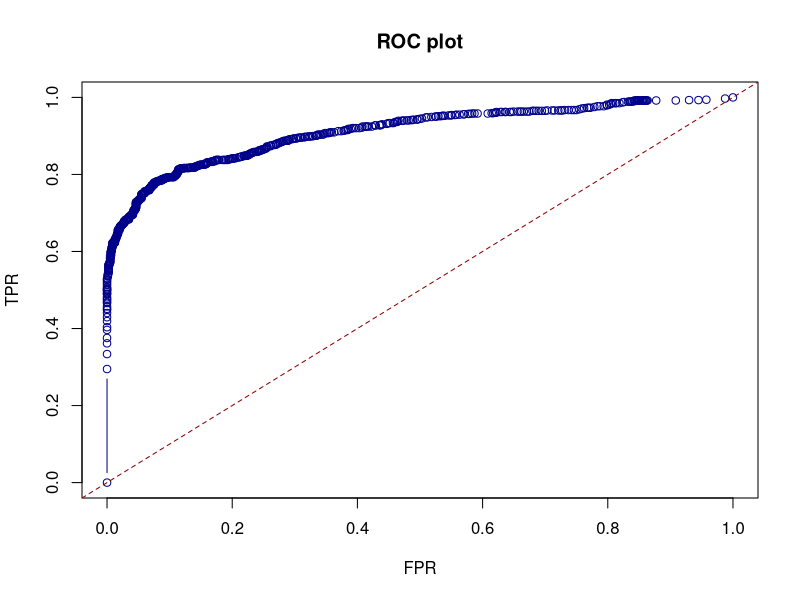
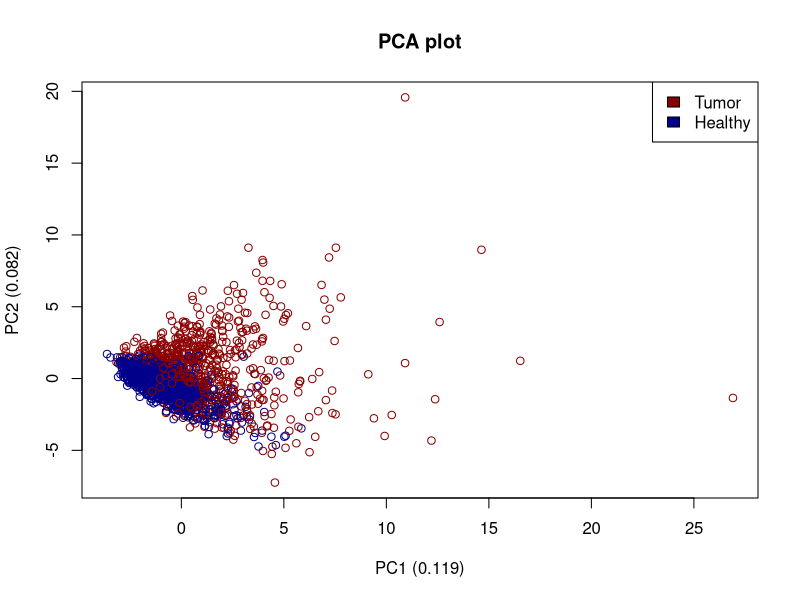
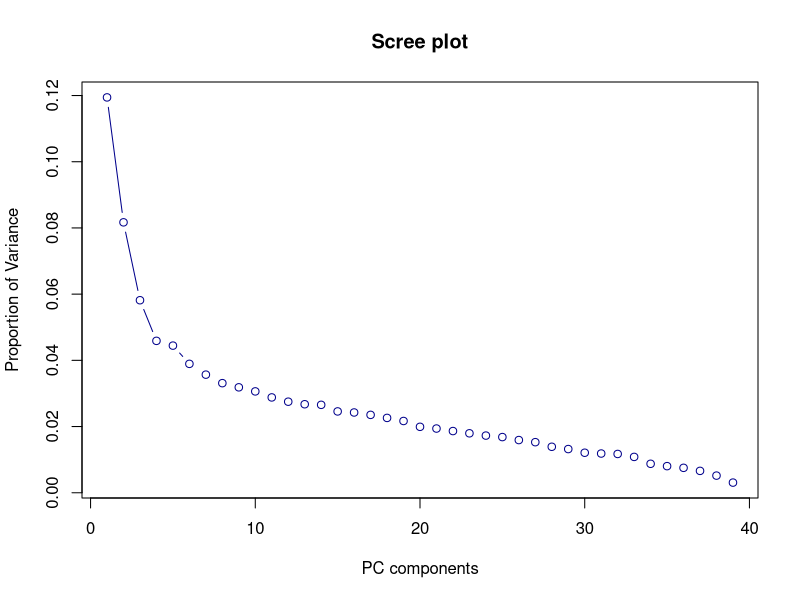

These charts were generated, in order, by the following R code:
#################################################
### COURSE: Genes, Bioinformatics and Disease ###
### COURSE CODE: 900255SCIY                   ###
### PRACTICAL: Tumor Detection                ###
### AUTHOR: Josemari Urtasun Elizari          ###
### LAST MODIFIED: 10/03/2025                 ###
#################################################

### Documentation (1-ROC plot, 2-plot in r, 3-PCA, 4-KNN with class. 5-KNN with caret, class, etc.):
#https://developers.google.com/machine-learning/crash-course/classification/roc-and-auc
#https://r-coder.com/plot-r/
#https://www.r-bloggers.com/2021/05/principal-component-analysis-pca-in-r/
#https://www.geeksforgeeks.org/k-nn-classifier-in-r-programming/
#https://www.datacamp.com/tutorial/k-nearest-neighbors-knn-classification-with-r-tutorial

### Libraries.
library(caret)
library(class)


### Functions.
# Function to split dataset. Inputs are a dataframe and the split value (between 0 and 1). Outputs are train set and test set.
splitdata <- function(dataframe, splitperc){
  
  # Use the input value to get the row number to split the dataframe.
  rowsplit <- round(nrow(dataframe) * splitperc)
  
  # Split train from test set.
  trainset <- dataframe[1:rowsplit,]
  testset <- dataframe[(rowsplit + 1):nrow(dataframe),]
  
  # Return sets.
  return(list(trainset = trainset, testset = testset))  
}
# This can also be done with caret function createDataPartition() from caret (balanced) or sampleSplit() from caTools (random).


# Function to scale with min-max.
minmax <- function(dataframe){
  
  # Make new dataframe to modify.
  scaled_dataframe <- dataframe
  
  # Loop through columns and get minimum and maximum value.
  for (column in 1:ncol(scaled_dataframe)){
    min_val <- min(scaled_dataframe[, column])
    max_val <- max(scaled_dataframe[, column])
    
    # Loop through rows and substract min then divide by difference of max and min.
    for (row in 1:nrow(scaled_dataframe)){
      scaled_dataframe[row, column] <- (scaled_dataframe[row, column] - min_val) / (max_val - min_val)
    }
  }
  
  # Return scaled dataframe.
  return(scaled_dataframe)
}
# The two functions below can be done simply with base R: scale(x, center = TRUE, scale = TRUE).
# Function to center a dataframe by subtracting the mean of each column.
center <- function(dataframe){
  
  # Make new dataframe to modify.
  center_dataframe <- dataframe
  
  # Loop through columns and get the mean of each column.
  for (column in 1:ncol(center_dataframe)){
    imean <- mean(center_dataframe[,column])
    
    # Loop through rows and substract the mean from each element.
    for (row in 1:nrow(center_dataframe)){
      center_dataframe[row,column] <- center_dataframe[row,column] - imean
    }
  }
  
  # Return centered dataframe.
  return(center_dataframe)
}
# Function to scale the data to z-scores (dividing by the standard deviation on each column).
zscore <- function(dataframe){
  
  # Make new dataframe to modify.
  scaled_datagrame <- dataframe
  
  # Loop through columns and get the mean of each column.
  for (column in 1:ncol(scaled_datagrame)){
    isd <- sd(scaled_datagrame[,column])
    
    # Loop through rows and substract the mean from each element.
    for (row in 1:nrow(scaled_datagrame)){
      scaled_datagrame[row,column] <- scaled_datagrame[row,column] / isd
    }
  }
  
  # Return centered dataframe.
  return(scaled_datagrame)
  
}
# This functions can also be done with preProcess() from caret and set the method = "range"/"scale"/"center".


### Data.
setwd("C:/Users/zir826/Desktop/2024-25/AUC/Practicals/TumorDetection")
inputfile <- as.data.frame(read.csv("Table_S6.csv"))


###########
### ROC ###
###########

# Sort the data by decreasing order of prediction value.
rocdf <- inputfile[order(inputfile$CancerSEEK.Logistic.Regression.Score, decreasing = TRUE),]
# Get unique prediction values to use as thresholds.
unique_vals <- unique(rocdf$CancerSEEK.Logistic.Regression.Score)

# Make vectors to store TPR and FPR. Add 0 because is not a value on the dataset.
TPR <- c(0)
FPR <- c(0)

# Loop through the unique values, using each of them as a threshold.
for (threshold in unique_vals){
  
  # Calculate TP, FP, TN, FN.
  TP <- sum(rocdf$Tumor.type != "Normal" & rocdf$CancerSEEK.Logistic.Regression.Score >= threshold)
  FP <- sum(rocdf$Tumor.type == "Normal" & rocdf$CancerSEEK.Logistic.Regression.Score >= threshold)
  TN <- sum(rocdf$Tumor.type == "Normal" & rocdf$CancerSEEK.Logistic.Regression.Score < threshold)
  FN <- sum(rocdf$Tumor.type != "Normal" & rocdf$CancerSEEK.Logistic.Regression.Score < threshold)
  
  # Calculate tpr and fpr for current threshold.
  tpr <- TP / (TP + FN)
  fpr <- FP / (FP + TN)
  # Append to the TPR and FPR vectors.
  TPR <- c(TPR, tpr)
  FPR <- c(FPR, fpr)
}

# Plot the ROC plot.
plot(FPR, TPR, type = "b", col = "darkblue", main = "ROC plot")
abline(0,1, col = "darkred", lty = 2) # Diagonal with intercept y = 0 and slope of 1. Lty = 2 for dashed line.


###########
### KNN ###
###########

### Step 1: Preprocessing data.
# Remove all rows with NA values.
cleandata <- inputfile[complete.cases(inputfile),]
rownames(cleandata) <- paste0("sample", 1:nrow(cleandata))
# Remove metadata for machine learning.
cleandata <- cleandata[,5:ncol(cleandata)]
# Improvement --> remove or limit extreme outliers to not bias the model.
#####

### Step 2: Split dataset.
# Separate train and test with function from caret. This keeps class balance between train and testset. 
set.seed(123)
split <- createDataPartition(cleandata$CancerSEEK.Test.Result, p = 0.8, list = FALSE) # list false makes a vector of rows.
trainset <- cleandata[split,]
testset <- cleandata[-split,]
# Improvements --> modify split ratio depending on data. Use sampleSplit() from caTools for a total random split without balance check. 

# Separate features and labels.
train_features <- trainset[, -c(ncol(trainset)-1, ncol(trainset))]
train_labels <- trainset[, ncol(trainset)]
test_features <- testset[, -c(ncol(testset)-1, ncol(testset))]
test_labels <- testset[, ncol(testset)]

### Step 3: Center and scale/normalize.
# Get scaling values from training data using preProcess() from caret.
scaling_values <- preProcess(train_features, method = "range")
# Apply to training and test features.
train_features <- predict(scaling_values, newdata = train_features)
test_features <- predict(scaling_values, newdata =  test_features)
# Improvement --> use another scaling method to see how changes results. method can be "center"/"scale"/"pca"/...

# Step 4: Run baseline model.
# Create variables to store best k and best accuracy.
best_k <- 0
best_acc <- 0
model_predictions <- ""
# Run loop to find best values.
for (i in 1:50){
  
  # Run model with different k.
  model <- knn(train = train_features,
               test = test_features,
               cl = train_labels,
               k = i) 
  
  # Calculate accuracy for each k by dividing correct predictions by total predictions.
  accuracy <- sum(model == test_labels) / length(test_labels)
  
  # Update values if the accuracy increased.
  if (accuracy > best_acc){
    best_k <- i
    best_acc <- accuracy
    model_predictions <- model
  }
}
print(paste0("Best K = ", best_k, "; Best accuracy = ", best_acc))

# Make confusion matrix comparing model predictions with test labels.
confusionMatrix(as.factor(model_predictions), as.factor(test_labels))


###########
### PCA ###
###########

# Run PC on the numeric values of the data.
pc_results <- prcomp(inputfile[, 5:43], center = TRUE, scale = TRUE)
# Get colors depending on the sample labels.
pc_colors <- ifelse(inputfile$Tumor.type != "Normal", "darkred", "darkblue")
# Get the importance of each pc.
pc_importance <- summary(pc_results)$importance
# Plot the first two PCs.
plot(pc_results$x[,1], y = pc_results$x[,2], col = pc_colors, type = "p",
     xlab = paste0("PC1 (", round(pc_importance[2, "PC1"], digits = 3), ")"),
     ylab = paste0("PC2 (", round(pc_importance[2, "PC2"], digits = 3), ")"),
     main = "PCA plot")
legend("topright", c("Tumor", "Healthy"), fill = c("darkred", "darkblue"))

# Make scree plot to visualize the proportion of variance from each component.
plot(pc_importance[2,], type = "b", col = "darkblue",
     ylab = "Proportion of Variance",
     xlab = "PC components",
     main = "Scree plot")


# # Get the loadings (the contribution of each feature to each pc).
# pc_loadings <- pca_results$rotation


# ### Feature selection importance.
# rocVarImp <- filterVarImp(features, factor(metadata$CancerSEEK.Test.Result))
# rocVarImp <- rocVarImp[order(rocVarImp$Negative, decreasing = TRUE),]
# 
# # Extract importance values
# feature_importance <- rocVarImp[,1]  
# names(feature_importance) <- rownames(rocVarImp)  # Assign feature names
# 
# # Bar plot
# par(mar = c(10, 4, 4, 2))  # Increase bottom margin for labels
# barplot(sort(feature_importance, decreasing = TRUE), 
#         las = 2, col = "steelblue", 
#         main = "Feature Importance (with caret ROC AUC)", 
#         xlab = "Features", ylab = "Importance Score",
#         margins = c(10, 10))
# 
# 

# 
# # Examine the correlation between variables.
# correl_features <- cor(features)
# heatmap(correl_features, main = "Feature Correlation", col = colorRampPalette(c("blue", "white", "red"))(20), margins = c(10, 10))
# 
# 


### How to decide the centering and scaling method?
### How to decide how many PC to use? Scree plot shows very low importance of each individual pc.
### How to decide which features to remove using the correlation heatmap? Is >4 enought to consider correlated features?


